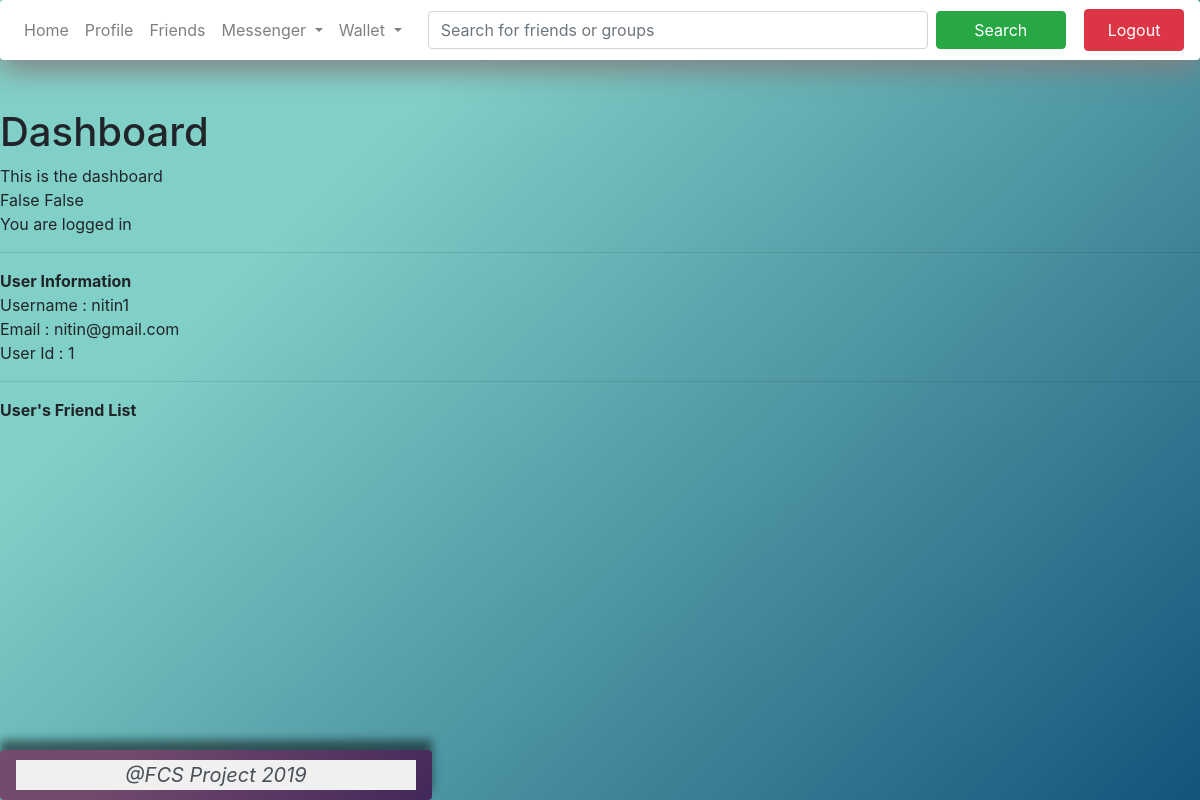
Page /dashboard/ (signed in) on the earlier database version.
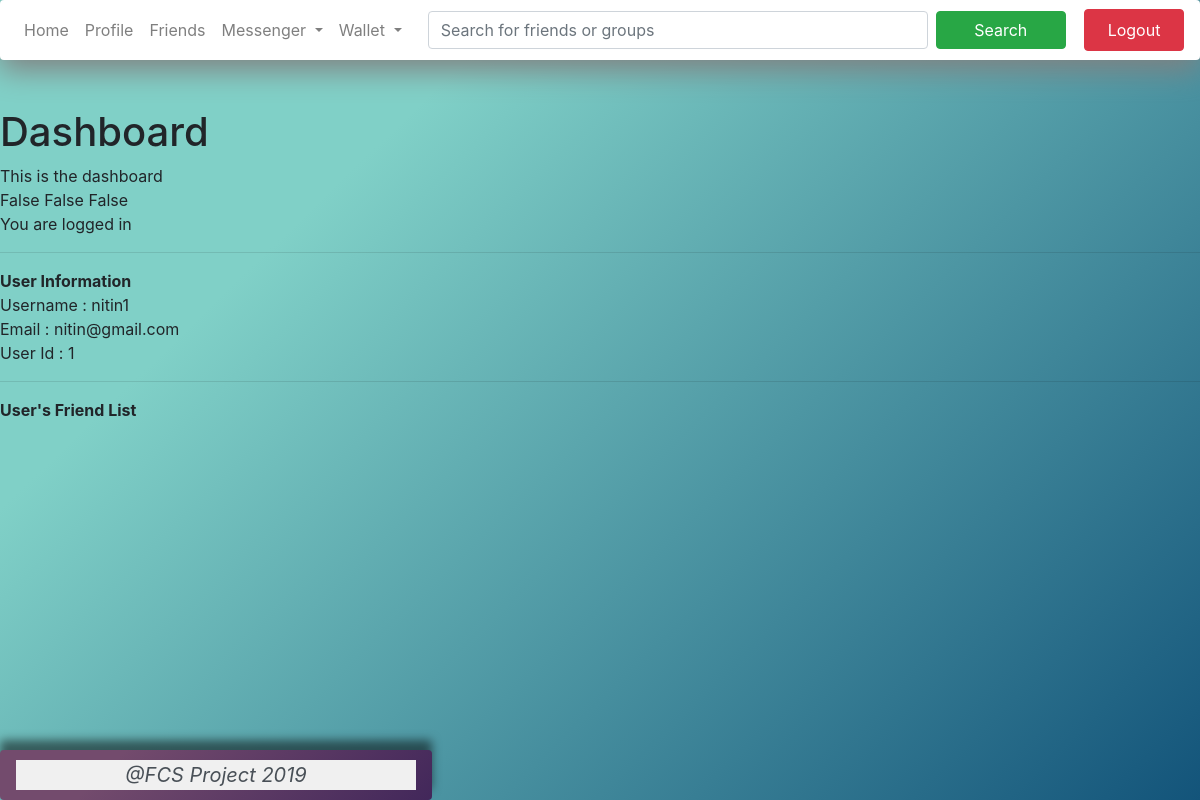
Same page on the later database version.
### account/models.py (models this page shows, shortened)
class Account(AbstractBaseUser):
	email = models.EmailField(verbose_name="email", max_length=60, unique=True)
	username = models.CharField(verbose_name="username", max_length=30, unique=True)
	first_name = models.CharField(verbose_name="first name", max_length=30)
	last_name = models.CharField(verbose_name="last name", max_length=30)
	phone_no = models.CharField(verbose_name="phone number", max_length=10, unique=True)
	date_joined = models.DateTimeField(verbose_name="data joined", auto_now_add=True)
	last_login = models.DateTimeField(verbose_name="last login", auto_now=True)
	is_admin = models.BooleanField(default=False)
	is_active = models.BooleanField(default=True)
	is_staff = models.BooleanField(default=False)
	is_superuser = models.BooleanField(default=False)
	is_casual_user = models.BooleanField(default=True)
	is_premium_user = models.BooleanField(default=False)
	is_commercial_user = models.BooleanField(default=False)
	is_verified = models.BooleanField(default=False)
	USERNAME_FIELD = 'email'
	REQUIRED_FIELDS = ['username', 'first_name', 'last_name', 'phone_no']
	objects = MyAccountManager()
	def __str__(self):
		return self.email

### dashboard/views.py (the view)
# urls.py: url(r'^dashboard/$', dashboard_view, name = "dashboard"),
def dashboard_view(request):
	args = {
		"text" : "This is the dashboard"
	}
	accounts = Account.objects.all()
	args['accounts'] = accounts
	if request.user.is_authenticated:
		return render(request, 'dashboard.html', args)
	else : return redirect('login')

### dashboard/templates/dashboard.html (shortened to what this page needs)
{% extends 'dashboard/base.html' %}
{% block content %}
	<h1>Dashboard</h1>
	{{ text }}
	<br>
	{% for account in accounts %}
		{{ account.is_verified }}
	{% endfor %}
	<br>
	You are logged in
	<hr>
	<b>User Information</b><br>
	Username : {{ request.user.username }} <br>
	Email : {{ request.user }} <br>
	User Id : {{ request.user.id }} <br>
	<hr>
	<b>User's Friend List</b>
	<br>
{% endblock %}

Differences in the rows shown:
added Account: is_verified "False"
